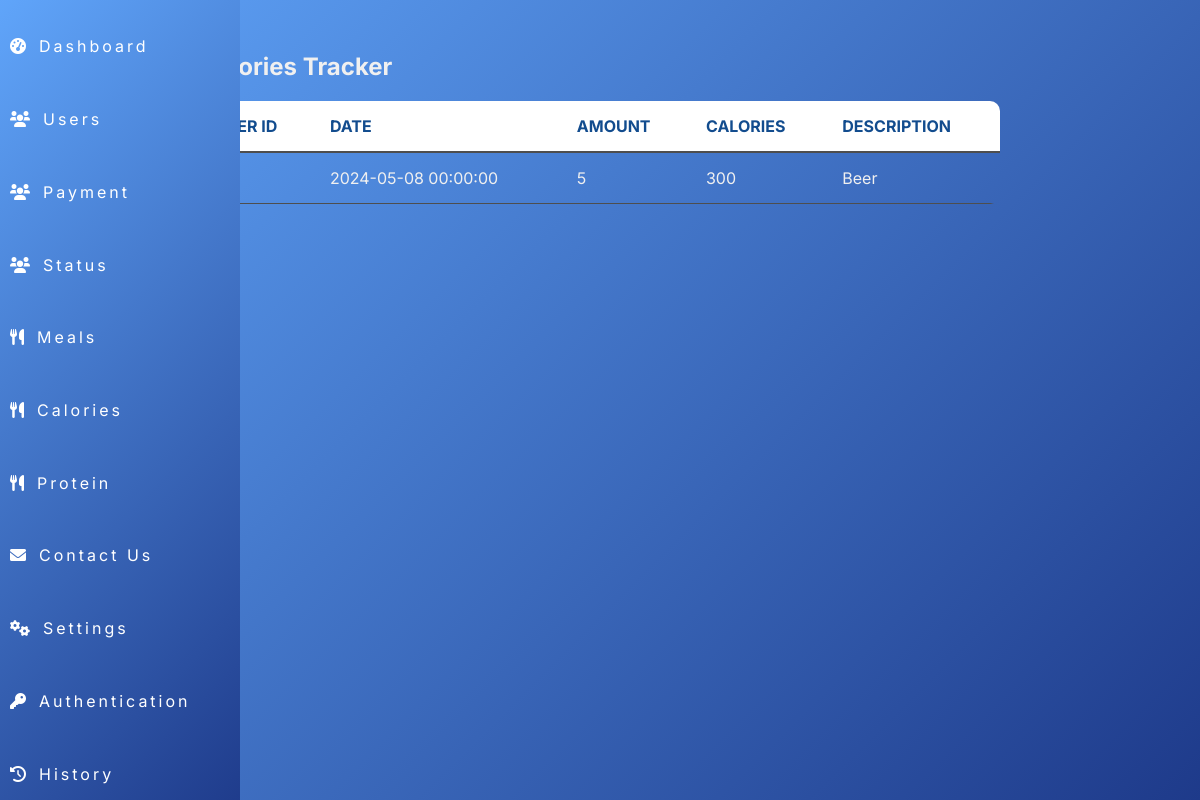
Screenshot of /admin/calories.php with the database file from the repository.
### tables this page shows
CREATE TABLE `calorie` (
  `id` int(11) UNSIGNED NOT NULL,
  `user_id` int(11) NOT NULL,
  `date` datetime NOT NULL,
  `amount` bigint(11) NOT NULL,
  `calories` int(11) NOT NULL,
  `description` text DEFAULT NULL
);

### admin/calories.php (the view, shortened to what this page needs)
<?php
include 'db_connection.php';
include 'navbar.php';
$sql = "SELECT calorie.user_id, calorie.date, calorie.amount, calorie.calories, calorie.description
        FROM calorie
        ORDER BY calorie.date DESC";
$stmt = $pdo->prepare($sql);
$stmt->execute();
$calorie_entries = $stmt->fetchAll(PDO::FETCH_ASSOC);
?>
<!DOCTYPE html>
<html lang="en">
<head>
    <link rel="stylesheet" href="./cssadmin/calories.css">
</head>
<body>
    <div class="container">
        <h2>Calories Tracker</h2>
        <table>
            <tr>
                <th>User ID</th>
                <th>Date</th>
                <th>Amount</th>
                <th>Calories</th>
                <th>Description</th>
            </tr>
            <?php foreach ($calorie_entries as $entry): ?>
                <tr>
                    <td><?php echo htmlspecialchars($entry['user_id']); ?></td>
                    <td><?php echo htmlspecialchars($entry['date']); ?></td>
                    <td><?php echo htmlspecialchars($entry['amount']); ?></td>
                    <td><?php echo htmlspecialchars($entry['calories']); ?></td>
                    <td><?php echo htmlspecialchars($entry['description']); ?></td>
                </tr>
            <?php endforeach; ?>
        </table>
    </div>
</body>
</html>

### admin/cssadmin/calories.css (style rules this page uses)
body { background: linear-gradient(135deg, #60A5FA, #1E3A8A); background-size: cover; background-repeat: no-repeat; background-attachment: fixed; color: #f0f0f0; font-family: 'Inter', sans-serif; margin: 0px; padding: 0px; }
.container { background: transparent; border-radius: 10px; padding: 20px; margin: 1% 15%; }
table { width: 100%; border-collapse: collapse; background: transparent; border-radius: 10px; overflow: hidden; }
th { background-color: white; color: #124c8e; padding: 15px; text-align: left; text-transform: uppercase; border-bottom: 2px solid #4e4e4e; }
td { padding: 15px; border-bottom: 1px solid #4e4e4e; }

### rows the page displays
calorie: date "2024-05-08 00:00:00", amount "5", calories "300", description "Beer"
